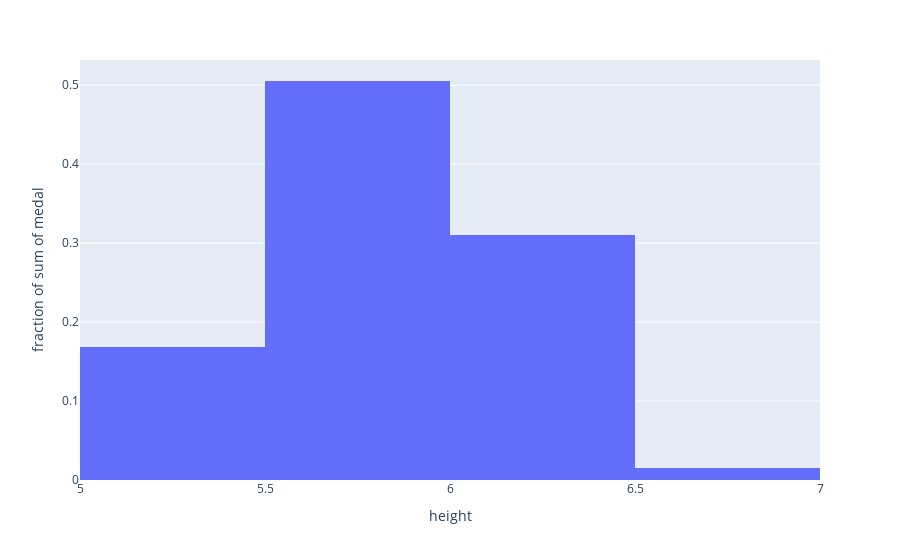

The notebook cell saved with this chart:
### Code cell
fig = px.histogram(df_dist[['height','medal']].groupby(['height']).count().reset_index(), x="height",y="medal", histnorm='probability')
fig.show()
#fig = px.histogram(df_dist[['height','medal']].groupby(['height']).count(), x="height",y="medal")
#fig.show()
# for x,y in df_dist[['height','medal']].groupby(['height']):
#   print(x)
#   print(y)

### Figure 1 — Plotly figure (JSON) as saved in the notebook; plotly's stock layout.template omitted (floating-point values rounded to 4 significant figures)
{"data": [{"alignmentgroup": "True", "bingroup": "x", "histfunc": "sum", "histnorm": "probability", "hovertemplate": "height=%{x}<br>fraction of sum of medal=%{y}<extra></extra>", "legendgroup": "", "marker": {"color": "#636efa"}, "name": "", "offsetgroup": "", "orientation": "v", "showlegend": false, "type": "histogram", "x": [5.018, 5.084, 5.117, 5.15, 5.248, 5.314, 5.346, 5.379, 5.412, 5.445, 5.478, 5.51, 5.576, 5.609, 5.642, 5.674, 5.707, 5.74, 5.773, 5.806, 5.838, 5.871, 5.904, 5.937, 5.97, 6.002, 6.035, 6.068, 6.101, 6.134, 6.166, 6.232, 6.265, 6.298, 6.33, 6.396, 6.429, 6.494, 6.593, 6.79], "xaxis": "x", "y": [2, 1, 1, 1, 7, 4, 1, 2, 3, 5, 5, 12, 10, 4, 3, 12, 1, 14, 6, 2, 10, 3, 12, 5, 2, 13, 1, 7, 4, 2, 6, 4, 6, 2, 5, 2, 5, 2, 1, 2], "yaxis": "y"}], "layout": {"barmode": "relative", "legend": {"tracegroupgap": 0}, "margin": {"t": 60}, "xaxis": {"anchor": "y", "domain": [0, 1], "title": {"text": "height"}}, "yaxis": {"anchor": "x", "domain": [0, 1], "title": {"text": "fraction of sum of medal"}}}}
